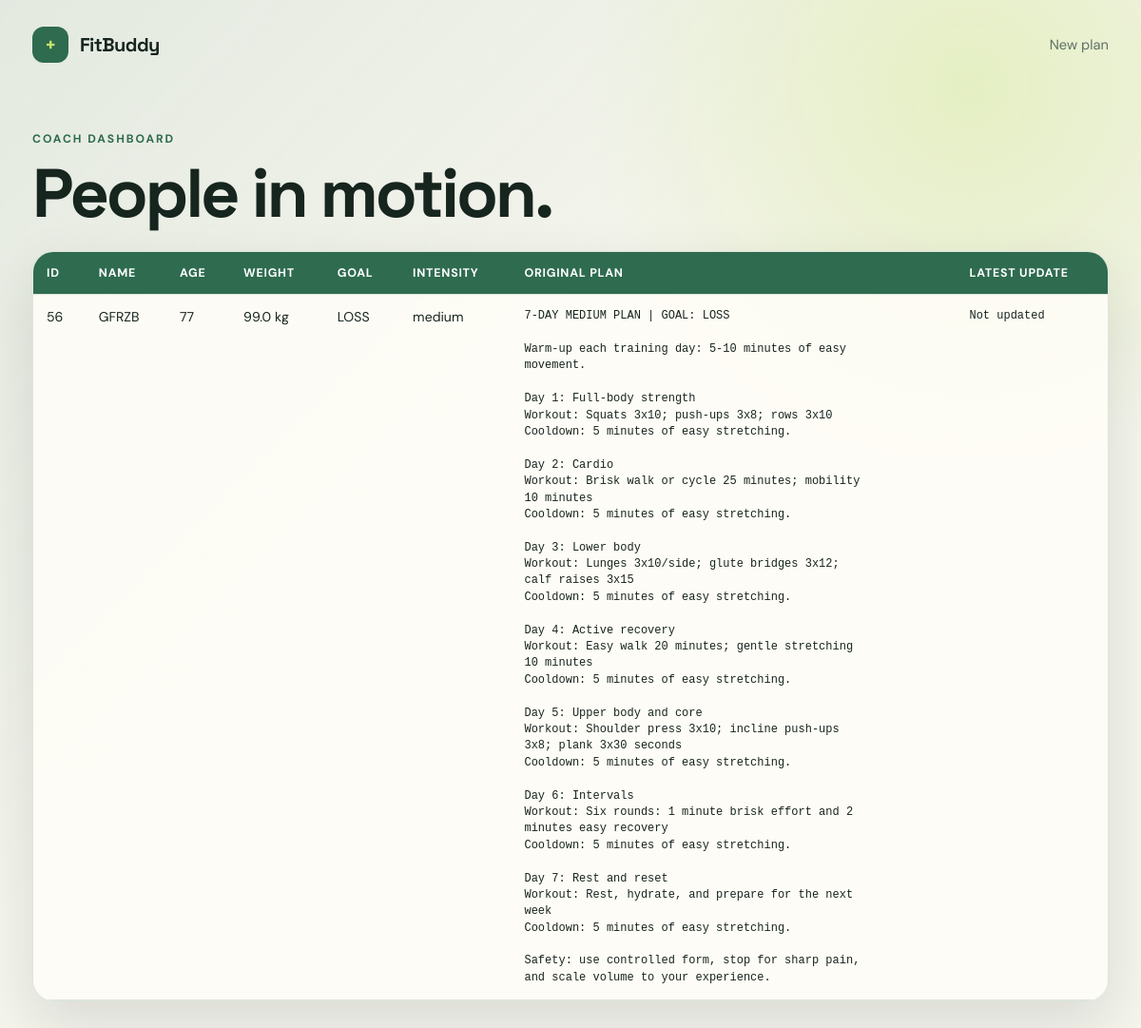
Screenshot of /view-all-users with the database file from the repository.
### app/database.py (models this page shows)
class Base(DeclarativeBase):
    pass

class User(Base):
    __tablename__ = "users"
    id: Mapped[int] = mapped_column(Integer, primary_key=True)
    name: Mapped[str] = mapped_column(String(100), nullable=False)
    age: Mapped[int] = mapped_column(Integer, nullable=False)
    weight: Mapped[float] = mapped_column(Float, nullable=False)
    goal: Mapped[str] = mapped_column(String(200), nullable=False)
    intensity: Mapped[str] = mapped_column(String(20), nullable=False)
    plan: Mapped["WorkoutPlan | None"] = relationship(back_populates="user", cascade="all, delete-orphan", uselist=False)

class WorkoutPlan(Base):
    __tablename__ = "workout_plans"
    id: Mapped[int] = mapped_column(Integer, primary_key=True)
    user_id: Mapped[int] = mapped_column(ForeignKey("users.id", ondelete="CASCADE"), unique=True, nullable=False)
    original_plan: Mapped[str] = mapped_column(Text, nullable=False)
    updated_plan: Mapped[str | None] = mapped_column(Text)
    nutrition_tip: Mapped[str] = mapped_column(Text, nullable=False)
    feedback: Mapped[str | None] = mapped_column(Text)
    user: Mapped[User] = relationship(back_populates="plan")

### app/routes.py (the view)
@router.get("/view-all-users", response_class=HTMLResponse)
def view_all_users(request: Request, db: Session = Depends(get_db)):
    users = db.scalars(select(User).order_by(User.id)).all()
    return templates.TemplateResponse(request=request, name="all_users.html", context={"users": users})

### templates/all_users.html
<!doctype html>
<html lang="en"><head><meta charset="utf-8"><meta name="viewport" content="width=device-width, initial-scale=1"><title>FitBuddy | Coach dashboard</title><link rel="stylesheet" href="{{ url_for('static', path='styles.css') }}"></head>
<body><main class="shell"><nav class="nav"><a class="brand" href="/"><span class="brand-mark">+</span> FitBuddy</a><a class="nav-link" href="/">New plan</a></nav><header class="page-title"><div class="eyebrow">Coach dashboard</div><h1>People in motion.</h1></header><div class="table-wrap"><table><thead><tr><th>ID</th><th>Name</th><th>Age</th><th>Weight</th><th>Goal</th><th>Intensity</th><th>Original plan</th><th>Latest update</th></tr></thead><tbody>{% for user in users %}<tr><td>{{ user.id }}</td><td>{{ user.name }}</td><td>{{ user.age }}</td><td>{{ user.weight }} kg</td><td>{{ user.goal }}</td><td>{{ user.intensity }}</td><td><pre>{{ user.plan.original_plan if user.plan else 'No plan' }}</pre></td><td><pre>{{ user.plan.updated_plan if user.plan and user.plan.updated_plan else 'Not updated' }}</pre></td></tr>{% else %}<tr><td colspan="8">No users yet. Generate a plan to see it here.</td></tr>{% endfor %}</tbody></table></div></main></body></html>

### static/styles.css (style rules this page uses)
:root { --ink: #17251f; --muted: #617067; --paper: #f4f5ed; --card: #fffdf7; --green: #2e6b4f; --lime: #c6e36a; --line: #dce4d8; --shadow: 0 24px 60px rgba(23, 37, 31, .12); }
* { box-sizing: border-box; }
body { margin: 0; color: var(--ink); background: var(--paper); font-family: 'DM Sans', sans-serif; }
body::before { content: ''; position: fixed; inset: 0; pointer-events: none; background: radial-gradient(circle at 85% 8%, rgba(198,227,106,.32), transparent 28%), linear-gradient(135deg, rgba(46,107,79,.08), transparent 42%); }
a { color: inherit; }
.shell { position: relative; max-width: 1180px; margin: 0 auto; padding: 28px 24px 72px; }
.nav { display: flex; align-items: center; justify-content: space-between; gap: 24px; margin-bottom: 72px; }
.brand { display: flex; align-items: center; gap: 12px; text-decoration: none; font-family: 'Space Grotesk', sans-serif; font-weight: 700; letter-spacing: -.03em; font-size: 1.25rem; }
.brand-mark { display: grid; place-items: center; width: 38px; height: 38px; border-radius: 12px; background: var(--green); color: var(--lime); font-size: 1.25rem; }
.nav-link { color: var(--muted); font-size: .92rem; text-decoration: none; }
.eyebrow { color: var(--green); font-size: .76rem; font-weight: 700; letter-spacing: .16em; text-transform: uppercase; }
h1, h2, h3 { font-family: 'Space Grotesk', sans-serif; letter-spacing: -.045em; margin: 0; }
h1 { max-width: 650px; margin-top: 16px; font-size: clamp(3rem, 7vw, 6.6rem); line-height: .92; }
.form-card, .content-card, .table-wrap { background: rgba(255,253,247,.86); border: 1px solid rgba(220,228,216,.9); border-radius: 22px; box-shadow: var(--shadow); }
.page-title { margin-bottom: 28px; }
.page-title h1 { font-size: clamp(2.5rem, 6vw, 5rem); }
.table-wrap { overflow: auto; }
table { width: 100%; min-width: 980px; border-collapse: collapse; }
th, td { padding: 14px; text-align: left; vertical-align: top; border-bottom: 1px solid var(--line); }
th { background: var(--green); color: #fff; font-size: .78rem; text-transform: uppercase; letter-spacing: .06em; }
td { font-size: .88rem; }
td pre { max-width: 360px; white-space: pre-wrap; margin: 0; font: .75rem/1.45 Consolas, monospace; }

### rows the page displays
User: id "56", name "GFRZB", age "77", weight "99.0", goal "LOSS", intensity "medium", plan "7-DAY MEDIUM PLAN | GOAL: LOSS Warm-up each training day: 5-10 minutes of easy movement. Day 1: Full-body strength Workout: Squats 3x10; push-ups 3x8; rows 3x10 Cooldown: 5 minutes of easy stretching. Day 2: Cardio Workout: Brisk walk or cycle 25 minutes; mobility 10 minutes Cooldown: 5 minutes of easy stretching. Day 3: Lower body Workout: Lunges 3x10/side; glute bridges 3x12; calf raises 3x15 Cooldown: 5 minutes of easy stretching. Day 4: Active recovery Workout: Easy walk 20 minutes; gentle stretching 10 minutes Cooldown: 5 minutes of easy stretching. Day 5: Upper body and core Workout: Shoulder press 3x10; incline push-ups 3x8; plank 3x30 seconds Cooldown: 5 minutes of easy stretching.…", plan "Not updated"
